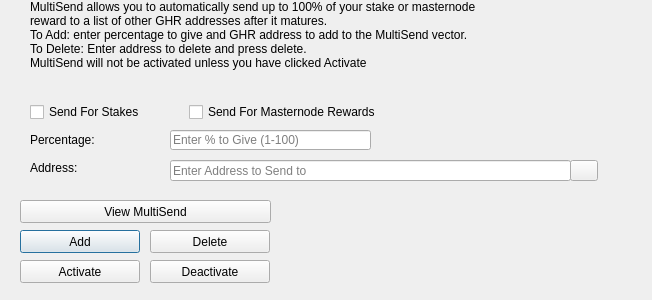
<?xml version="1.0" encoding="UTF-8"?>
<ui version="4.0">
 <class>MultiSendDialog</class>
 <widget class="QDialog" name="MultiSendDialog">
  <property name="windowModality">
   <enum>Qt::NonModal</enum>
  </property>
  <property name="geometry">
   <rect>
    <x>0</x>
    <y>0</y>
    <width>652</width>
    <height>300</height>
   </rect>
  </property>
  <property name="windowTitle">
   <string>MultiSend</string>
  </property>
  <widget class="QLineEdit" name="multiSendPercentEdit">
   <property name="geometry">
    <rect>
     <x>170</x>
     <y>130</y>
     <width>201</width>
     <height>20</height>
    </rect>
   </property>
   <property name="toolTip">
    <string>Enter whole numbers 1 - 100</string>
   </property>
   <property name="placeholderText">
    <string>Enter % to Give (1-100)</string>
   </property>
  </widget>
  <widget class="QLineEdit" name="multiSendAddressEdit">
   <property name="geometry">
    <rect>
     <x>170</x>
     <y>160</y>
     <width>401</width>
     <height>21</height>
    </rect>
   </property>
   <property name="toolTip">
    <string/>
   </property>
   <property name="placeholderText">
    <string>Enter Address to Send to</string>
   </property>
  </widget>
  <widget class="QLabel" name="label_2">
   <property name="geometry">
    <rect>
     <x>30</x>
     <y>0</y>
     <width>451</width>
     <height>121</height>
    </rect>
   </property>
   <property name="lineWidth">
    <number>1</number>
   </property>
   <property name="text">
    <string>MultiSend allows you to automatically send up to 100% of your stake or masternode reward to a list of other GHR addresses after it matures.
To Add: enter percentage to give and GHR address to add to the MultiSend vector.
To Delete: Enter address to delete and press delete.
MultiSend will not be activated unless you have clicked Activate</string>
   </property>
   <property name="alignment">
    <set>Qt::AlignLeading|Qt::AlignLeft|Qt::AlignTop</set>
   </property>
   <property name="wordWrap">
    <bool>true</bool>
   </property>
  </widget>
  <widget class="QLabel" name="message">
   <property name="geometry">
    <rect>
     <x>290</x>
     <y>200</y>
     <width>351</width>
     <height>91</height>
    </rect>
   </property>
   <property name="text">
    <string/>
   </property>
  </widget>
  <widget class="QPushButton" name="addButton">
   <property name="geometry">
    <rect>
     <x>20</x>
     <y>230</y>
     <width>120</width>
     <height>23</height>
    </rect>
   </property>
   <property name="toolTip">
    <string/>
   </property>
   <property name="statusTip">
    <string>Add to MultiSend Vector</string>
   </property>
   <property name="text">
    <string>Add</string>
   </property>
  </widget>
  <widget class="QPushButton" name="disableButton">
   <property name="geometry">
    <rect>
     <x>150</x>
     <y>260</y>
     <width>120</width>
     <height>23</height>
    </rect>
   </property>
   <property name="statusTip">
    <string>Deactivate MultiSend</string>
   </property>
   <property name="text">
    <string>Deactivate</string>
   </property>
  </widget>
  <widget class="QPushButton" name="addressBookButton">
   <property name="geometry">
    <rect>
     <x>570</x>
     <y>160</y>
     <width>28</width>
     <height>21</height>
    </rect>
   </property>
   <property name="toolTip">
    <string>Choose an address from the address book</string>
   </property>
   <property name="text">
    <string/>
   </property>
   <property name="icon">
    <iconset resource="../ghr.qrc">
     <normaloff>:/icons/address-book</normaloff>:/icons/address-book</iconset>
   </property>
   <property name="shortcut">
    <string>Alt+A</string>
   </property>
   <property name="autoDefault">
    <bool>false</bool>
   </property>
  </widget>
  <widget class="QLabel" name="label">
   <property name="geometry">
    <rect>
     <x>30</x>
     <y>130</y>
     <width>121</width>
     <height>20</height>
    </rect>
   </property>
   <property name="toolTip">
    <string>Percentage of stake to send</string>
   </property>
   <property name="text">
    <string>Percentage:</string>
   </property>
  </widget>
  <widget class="QLabel" name="label_5">
   <property name="geometry">
    <rect>
     <x>30</x>
     <y>160</y>
     <width>111</width>
     <height>16</height>
    </rect>
   </property>
   <property name="toolTip">
    <string>Address to send portion of stake to</string>
   </property>
   <property name="text">
    <string>Address:</string>
   </property>
  </widget>
  <widget class="QPushButton" name="deleteButton">
   <property name="geometry">
    <rect>
     <x>150</x>
     <y>230</y>
     <width>120</width>
     <height>23</height>
    </rect>
   </property>
   <property name="toolTip">
    <string/>
   </property>
   <property name="statusTip">
    <string>Delete Address From MultiSend Vector</string>
   </property>
   <property name="text">
    <string>Delete</string>
   </property>
  </widget>
  <widget class="QPushButton" name="activateButton">
   <property name="geometry">
    <rect>
     <x>20</x>
     <y>260</y>
     <width>120</width>
     <height>23</height>
    </rect>
   </property>
   <property name="statusTip">
    <string>Activate MultiSend</string>
   </property>
   <property name="text">
    <string>Activate</string>
   </property>
  </widget>
  <widget class="QPushButton" name="viewButton">
   <property name="geometry">
    <rect>
     <x>20</x>
     <y>200</y>
     <width>251</width>
     <height>23</height>
    </rect>
   </property>
   <property name="toolTip">
    <string/>
   </property>
   <property name="statusTip">
    <string>View MultiSend Vector</string>
   </property>
   <property name="text">
    <string>View MultiSend</string>
   </property>
  </widget>
  <widget class="QWidget" name="horizontalLayoutWidget">
   <property name="geometry">
    <rect>
     <x>30</x>
     <y>100</y>
     <width>351</width>
     <height>24</height>
    </rect>
   </property>
   <layout class="QHBoxLayout" name="horizontalLayout">
    <item>
     <widget class="QCheckBox" name="multiSendStakeCheckBox">
      <property name="text">
       <string>Send For Stakes</string>
      </property>
     </widget>
    </item>
    <item>
     <widget class="QCheckBox" name="multiSendMasternodeCheckBox">
      <property name="text">
       <string>Send For Masternode Rewards</string>
      </property>
     </widget>
    </item>
   </layout>
  </widget>
 </widget>
 <resources>
  <include location="../ghr.qrc"/>
 </resources>
 <connections/>
</ui>
